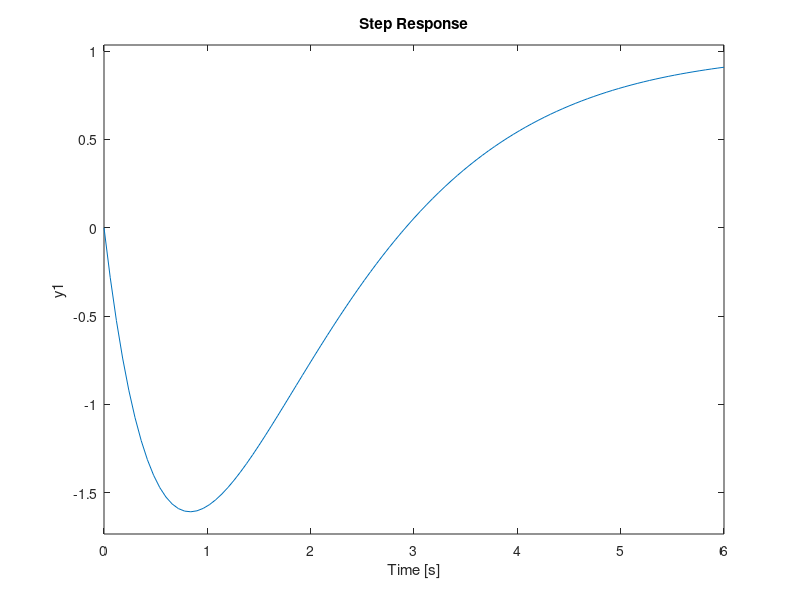

This chart was generated by the following MATLAB code:
%% 2.6
s = tf('s');
Ga = 1 / (s^2 + 2*s + 1);
Gb = 1 / (s^2 + 0.4*s + 1);
Gc = 1 / (s^2 + 5*s + 1);
Gd = 1 / (s^2 + s + 1);
Ge = 4 / (s^2 + 2*s +4);
step(Gb); grid

% a)
Tr_Ga = 2.21;
Ts_Ga = 5.83;
M_Ga = 0;

Tr_Gb = 1.21;
Ts_Gb = 19.6;
M_Gb = 0.5;

Tr_Gc = 10.5;
Ts_Gc = 19;
M_Gc = 0;

Tr_Gd = 1.64;
Ts_Gd = 8.08;
M_Gd = 0.16;

Tr_Ge = 0.82;
Ts_Ge = 4.04;
M_Ge = 0.16;

% b)
% format rat; % om br?k k?nns h?rligt
format short; % decimaltal
P_Ga = pole(Ga);
P_Gb = pole(Gb);
P_Gc = pole(Gc);
P_Gd = pole(Gd);
P_Ge = pole(Ge);

% c)
% Ga och Gc har inga ?versl?ngar samt att polerna inte har imagin?ra delar.
% St?rre imagin?rdel ger snabbare restid

%% 3.5a
s = tf('s');
Gs = 0.2 / ((s^2 + s + 1)*(s + 0.2));
% Us = Kp*(Rs - Ys);
% Ys = Gs*Us;
Kp = 1;
F = Kp;
G = feedback(F*Gs, 1);
step(G); grid

% a)
% L?gre Kp ger segare restid men inga ?versl?ngar
% H?gre Kp ger d? snabbare restid, men ?versl?ngar samt l?ngsammare
% insv?ngningstid till en viss del.

%% 3.5b
s = tf('s');
Gs = 0.2 / ((s^2 + s + 1)*(s + 0.2));
% Us = (Kp+Ki*(1/s))(Rs - Ys);
% Ys = Gs*Us;
Kp = 1;
Ki = 0.5;
F = (Kp + (Ki/s));
G = feedback(F*Gs, 1);
step(G, 50); grid

% stora Ki (2) gav instabilt stegsvar, mindre Ki g?r att I-delen p?verkar
% f?r lite, dvs l?ngsamm insv?ngningstid samt.

%% 3.5c
s = tf('s');
Gs = 0.2 / ((s^2 + s + 1)*(s + 0.2));
% Us = (Kp+Ki*(1/s))(Rs - Ys);
% Ys = Gs*Us;
Kp = 1;
Ki = 1;
T = 0.1;
Kd = 3;
F = (Kp + (Ki/s) + (Kd*s)/(s*T + 1));
G = feedback(F*Gs, 1);
step(G, 50); grid

% mindre Kd ger snabbare stegsvar men st?rre ?versl?ng, st?rre Kd ger d?
% segare stegsvar men d?mpar ?versl?ngen samt l?ngsammare insv?ngning.

%% 2.7
s = tf('s');
a = -5;
G = (a*s + 1)/(s^2 + 2*s + 1);
step(G); grid

% st?rre a ger snabbare stegsvar men med st?rre ?versl?ng
% mindre a ger negativ amplitud till att b?rja med men r?tar upp sig efter
% ett tag. Stegsvaret blir d? segare av detta. (icke-minimumfassystem)


